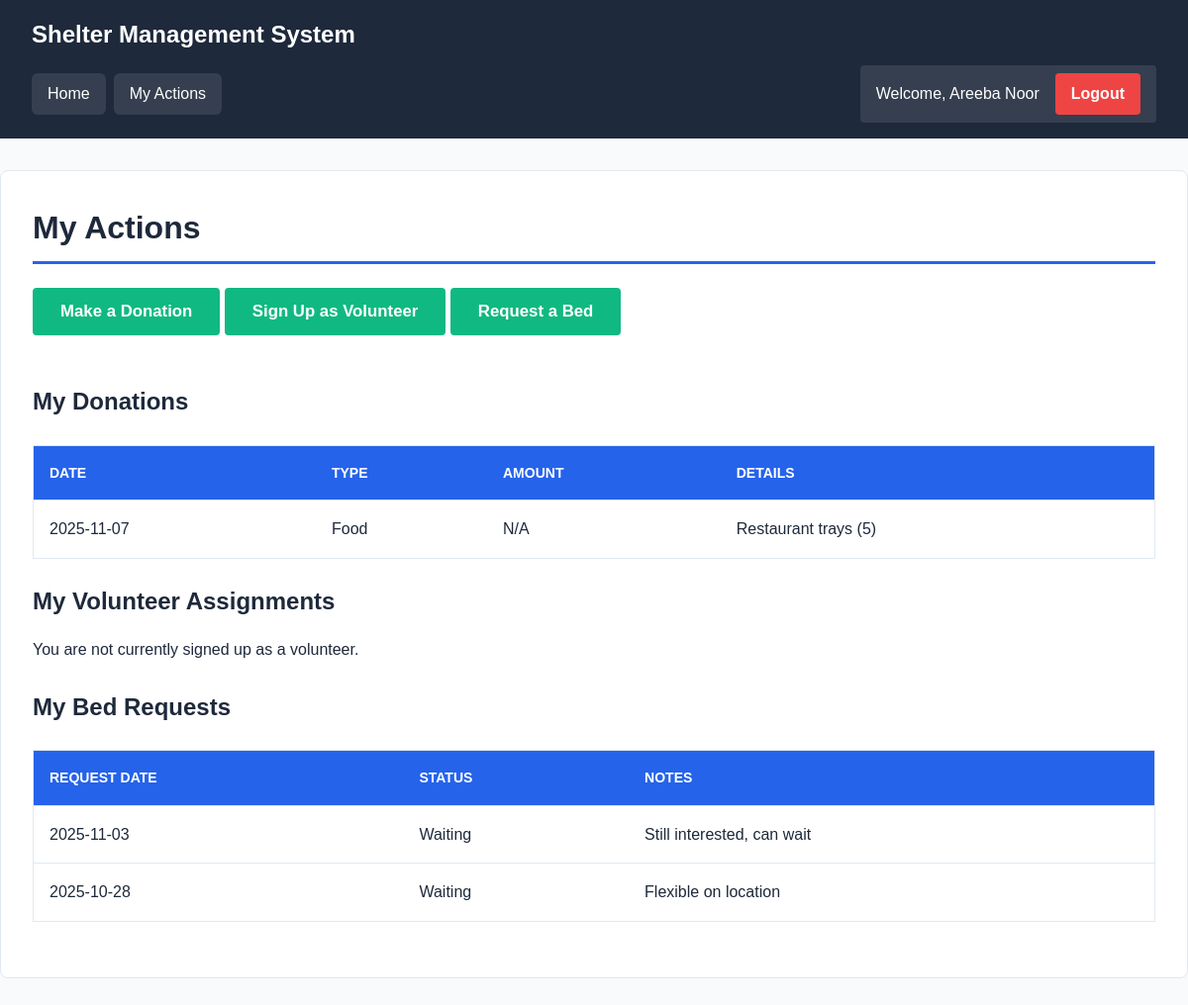
Page /pages/my_actions.php (signed in) on the committed database.
### tables this page shows
CREATE TABLE Donations (
  donation_id INT PRIMARY KEY AUTO_INCREMENT,
  donation_type ENUM('Money','Food','Clothing','Other') NOT NULL,
  amount INT NULL,
  in_kind_details VARCHAR(200),
  donation_date DATE NOT NULL,
  user_id INT NOT NULL,
  created_at TIMESTAMP DEFAULT CURRENT_TIMESTAMP,
  updated_at TIMESTAMP DEFAULT CURRENT_TIMESTAMP ON UPDATE CURRENT_TIMESTAMP,
  CHECK (
    (donation_type = 'Money' AND amount IS NOT NULL AND amount > 0)
    OR (donation_type <> 'Money')
  ),
  FOREIGN KEY (user_id) REFERENCES Users(user_id) ON DELETE CASCADE
);

CREATE TABLE Waitlist (
  waitlist_id INT PRIMARY KEY AUTO_INCREMENT,
  user_id INT NOT NULL,
  request_date DATE NOT NULL,
  status ENUM('Waiting','Offered','Accepted','Cancelled') DEFAULT 'Waiting',
  notes VARCHAR(255),
  created_at TIMESTAMP DEFAULT CURRENT_TIMESTAMP,
  updated_at TIMESTAMP DEFAULT CURRENT_TIMESTAMP ON UPDATE CURRENT_TIMESTAMP,
  FOREIGN KEY (user_id) REFERENCES Users(user_id) ON DELETE CASCADE
);

### includes/auth.php (called while the page is built, shortened)
<?php
function isLoggedIn() {
    return isset($_SESSION['user_id']) && !empty($_SESSION['user_id']);
}
function hasRole($requiredRoles) {
    return in_array($_SESSION['role'], $requiredRoles);
}
function getUserFullName() {
    return $_SESSION['first_name'] . ' ' . $_SESSION['last_name'];
}
function isStaffOrAdmin() {
    return hasRole(['Admin', 'Staff']);
}
?>

### pages/my_actions.php (the view, shortened to what this page needs)
<?php
require_once '../includes/auth.php';
$currentUserId = $_SESSION['user_id'];
$conn = getDbConnection();
$myDonations = $conn->query("
    SELECT d.*, d.donation_date, d.donation_type, d.amount, d.in_kind_details
    FROM Donations d
    WHERE d.user_id = $currentUserId
    ORDER BY d.donation_date DESC
")->fetch_all(MYSQLI_ASSOC);
$myVolunteer = $conn->query("
    SELECT v.*, s.shelter_name, v.task_area, v.join_date
    FROM Volunteers v
    JOIN Shelters s ON v.shelter_id = s.shelter_id
    WHERE v.user_id = $currentUserId
")->fetch_all(MYSQLI_ASSOC);
$myWaitlist = $conn->query("
    SELECT w.*, w.request_date, w.status, w.notes
    FROM Waitlist w
    WHERE w.user_id = $currentUserId
    ORDER BY w.request_date DESC
")->fetch_all(MYSQLI_ASSOC);
?>
<!DOCTYPE html>
<html>
<head>
    <link rel="stylesheet" href="../assets/css/style.css">
</head>
<body>
    <div class="header">
        <h1>Shelter Management System</h1>
        <div class="nav">
            <a href="../index.php">Home</a>
            <?php if (isStaffOrAdmin()): ?>
                <a href="views.php">Database Views</a>
                <a href="manage.php">Manage Data</a>
            <?php else: ?>
                <a href="my_actions.php">My Actions</a>
            <?php endif; ?>
            <div class="user-info">
                Welcome, <?php echo getUserFullName(); ?>
                <a href="logout.php">Logout</a>
            </div>
        </div>
    </div>
    <div class="container">
        <h2>My Actions</h2>
        <div style="margin: 20px 0;">
            <button class="btn btn-add" onclick="openModal('donateModal')">Make a Donation</button>
            <?php if (!isStaffOrAdmin()): ?>
                <button class="btn btn-add" onclick="openModal('volunteerModal')">Sign Up as Volunteer</button>
                <button class="btn btn-add" onclick="openModal('waitlistModal')">Request a Bed</button>
            <?php endif; ?>
        </div>
        <h3>My Donations</h3>
        <?php if (empty($myDonations)): ?>
            <p>You haven't made any donations yet.</p>
        <?php else: ?>
            <table>
                <thead>
                    <tr>
                        <th>Date</th>
                        <th>Type</th>
                        <th>Amount</th>
                        <th>Details</th>
                    </tr>
                </thead>
                <tbody>
                    <?php foreach ($myDonations as $donation): ?>
                        <tr>
                            <td><?php echo $donation['donation_date']; ?></td>
                            <td><?php echo $donation['donation_type']; ?></td>
                            <td><?php echo $donation['amount'] ? '$' . $donation['amount'] : 'N/A'; ?></td>
                            <td><?php echo htmlspecialchars($donation['in_kind_details'] ?? 'N/A'); ?></td>
                        </tr>
                    <?php endforeach; ?>
                </tbody>
            </table>
        <?php endif; ?>
        <?php if (!isStaffOrAdmin()): ?>
            <h3>My Volunteer Assignments</h3>
            <?php if (empty($myVolunteer)): ?>
                <p>You are not currently signed up as a volunteer.</p>
            <?php endif; ?>
            <h3>My Bed Requests</h3>
            <?php if (empty($myWaitlist)): ?>
                <p>You have no pending bed requests.</p>
            <?php else: ?>
                <table>
                    <thead>
                        <tr>
                            <th>Request Date</th>
                            <th>Status</th>
                            <th>Notes</th>
                        </tr>
                    </thead>
                    <tbody>
                        <?php foreach ($myWaitlist as $wait): ?>
                            <tr>
                                <td><?php echo $wait['request_date']; ?></td>
                                <td><?php echo $wait['status']; ?></td>
                                <td><?php echo htmlspecialchars($wait['notes'] ?? 'N/A'); ?></td>
                            </tr>
                        <?php endforeach; ?>
                    </tbody>
                </table>
            <?php endif; ?>
        <?php endif; ?>
    </div>
</body>
</html>

### assets/css/style.css (style rules this page uses)
* { margin: 0; padding: 0; box-sizing: border-box; }
:root { --primary-color: #2563eb; --success-color: #10b981; --danger-color: #ef4444; --bg-color: #f8fafc; --text-color: #1e293b; --text-muted: #64748b; --border-color: #e2e8f0; --header-bg: #1e293b; --card-bg: #ffffff; }
body { font-family: Arial, sans-serif; line-height: 1.6; background-color: var(--bg-color); color: var(--text-color); min-height: 100vh; }
.header { background: var(--header-bg); color: white; padding: 1rem 2rem; }
.header h1 { font-size: 1.5rem; font-weight: 600; margin-bottom: 0.75rem; }
.nav { display: flex; align-items: center; gap: 0.5rem; flex-wrap: wrap; }
.nav a { color: white; text-decoration: none; padding: 0.5rem 1rem; border-radius: 6px; background: rgba(255, 255, 255, 0.1); font-weight: 500; }
.container { max-width: 1400px; margin: 2rem auto; background: var(--card-bg); padding: 2rem; border-radius: 8px; border: 1px solid var(--border-color); }
h2 { font-size: 2rem; font-weight: 700; margin-bottom: 1.5rem; color: var(--text-color); border-bottom: 3px solid var(--primary-color); padding-bottom: 0.5rem; }
h3 { font-size: 1.5rem; font-weight: 600; margin: 1.5rem 0 1rem; color: var(--text-color); }
table { width: 100%; border-collapse: collapse; margin: 1.5rem 0; background: white; border: 1px solid var(--border-color); }
table th, table td { padding: 1rem; text-align: left; border-bottom: 1px solid var(--border-color); }
table th { background: var(--primary-color); color: white; font-weight: 600; text-transform: uppercase; font-size: 0.875rem; }
table tbody tr:last-child td { border-bottom: none; }
button, .btn { padding: 0.75rem 1.5rem; background: var(--primary-color); color: white; border: none; border-radius: 4px; cursor: pointer; text-decoration: none; display: inline-block; font-weight: 600; font-size: 1rem; }
.btn-add { background: var(--success-color); margin-bottom: 1.5rem; padding: 0.875rem 1.75rem; font-size: 1.05rem; }
.user-info { margin-left: auto; color: white; display: flex; align-items: center; gap: 1rem; padding: 0.5rem 1rem; background: rgba(255, 255, 255, 0.1); border-radius: 4px; }
.user-info a { color: white; text-decoration: none; padding: 0.5rem 1rem; background: var(--danger-color); border-radius: 4px; font-weight: 600; }
a { color: var(--primary-color); text-decoration: none; font-weight: 500; }
p { margin: 1rem 0; line-height: 1.8; }

### rows in the picture
donations: donation_date "2025-11-07", donation_type "Food", shows "N/A", in_kind_details "Restaurant trays (5)"
waitlist: request_date "2025-11-03", status "Waiting", notes "Still interested, can wait"
waitlist: request_date "2025-10-28", status "Waiting", notes "Flexible on location"

### other values in the picture
getUserFullName() "Areeba Noor"
